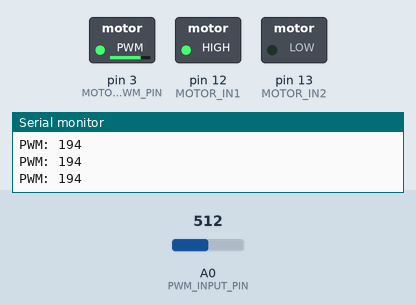
Simulated run of this sketch. Board: Arduino Uno, built with avr-gcc and run on an emulated ATmega328P. Parts: switched loads named in the sketch (green lamp = pin HIGH), the last lines printed to the serial monitor. Inputs (shaded band) come from the test bench; at power-on: A0 (PWM_INPUT_PIN) = 512.

Above: at 1.2 s.
1.3 s: A0 (PWM_INPUT_PIN) set to 306
At 1.6 s:
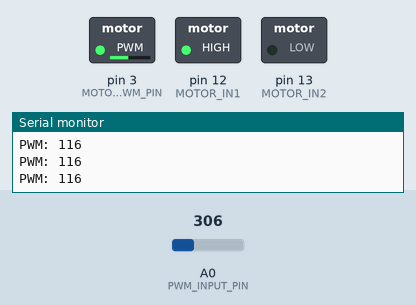
2.8 s: A0 (PWM_INPUT_PIN) set to 122
At 4.0 s:
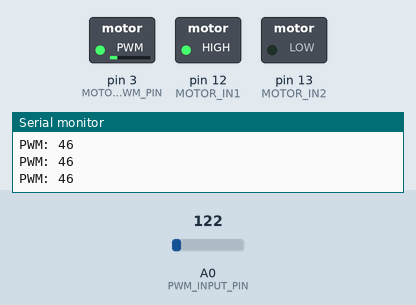
4.3 s: A0 (PWM_INPUT_PIN) set to 0
At 5.5 s:
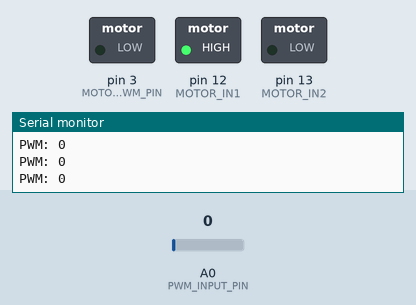
5.8 s: A0 (PWM_INPUT_PIN) set to 4
At 6.8 s:
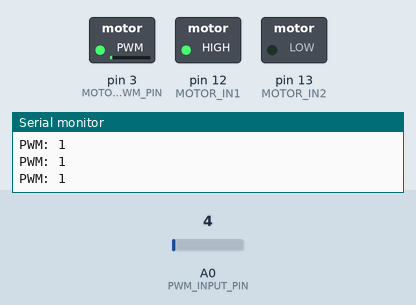
7.3 s: A0 (PWM_INPUT_PIN) set to 511
At 8.1 s:
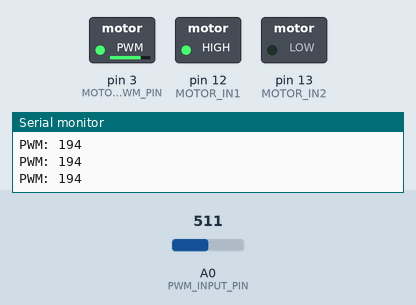
Timing chart, 0 to 9.8 s (numbered marks = the images above; inputs shaded):
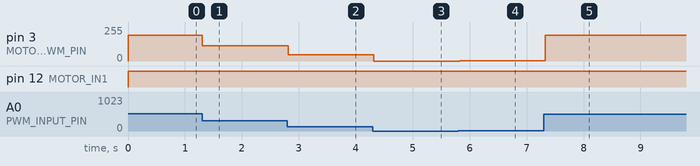

The sketch:

MotorTest.ino
```cpp
#include <Arduino.h>

#define PWM_INPUT_PIN 0
#define MOTOR_PWM_PIN 3
#define MOTOR_IN1 12
#define MOTOR_IN2 13

void setup() {
  Serial.begin(115200);
  Serial.println();

  pinMode(PWM_INPUT_PIN, INPUT);
  pinMode(MOTOR_PWM_PIN, OUTPUT);
  pinMode(MOTOR_IN1, OUTPUT);
  pinMode(MOTOR_IN2, OUTPUT);
}

int read_input_pwm() {
  int real_value = analogRead(PWM_INPUT_PIN);
  int value = (int)(255.0 * (double)real_value / 670.0);
  if (value < 0) {
    value = 0;
  }
  else if (255 < value) {
    value = 255;
  }

  return value;
}

void loop() {
  int pwm = read_input_pwm();

  Serial.print("PWM: ");
  Serial.println(pwm);

  digitalWrite(MOTOR_IN1, HIGH);
  digitalWrite(MOTOR_IN2, LOW);
  analogWrite(MOTOR_PWM_PIN, pwm);
  delay(100);
}
```

Measured:
- after the input at 1.3 s, pin 3 (MOTOR_PWM_PIN): 194/255 → 116/255 at once
- after the input at 2.8 s, pin 3 (MOTOR_PWM_PIN): 116/255 → 46/255 at once
- after the input at 4.3 s, pin 3 (MOTOR_PWM_PIN): 46/255 → 0/255 at once
- after the input at 5.8 s, pin 3 (MOTOR_PWM_PIN): 0/255 → 1/255 at once
- after the input at 7.3 s, pin 3 (MOTOR_PWM_PIN): 1/255 → 194/255 at once
